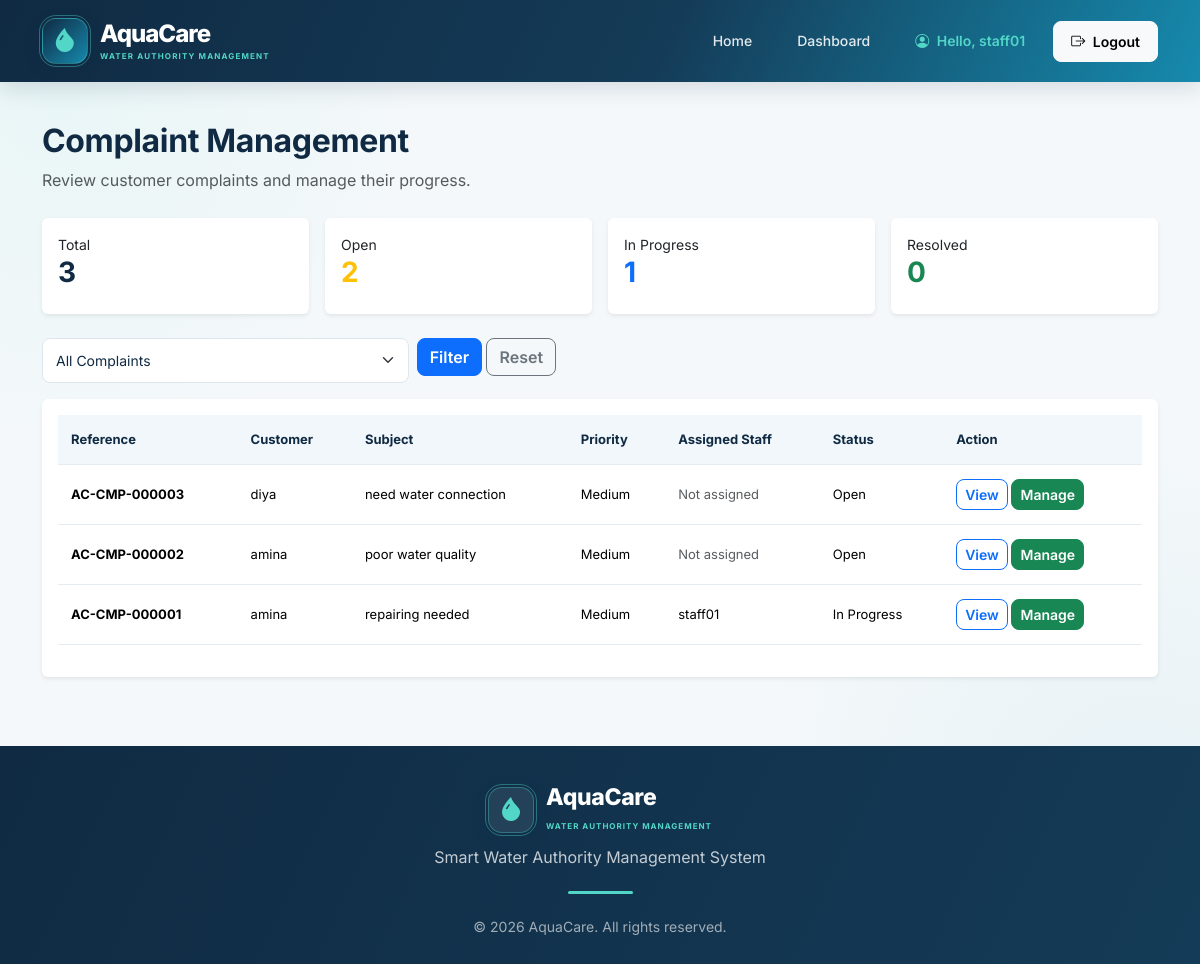
Screenshot of /staff/complaints/ (signed in) with the database file from the repository.
### accounts/models.py (models this page shows, shortened)
class CustomUser(AbstractUser):
    class Role(models.TextChoices):
        CUSTOMER = 'CUSTOMER', 'Customer'
        STAFF = 'STAFF', 'Water Authority Staff'
        MANAGER = 'MANAGER', 'Department Manager'
    role = models.CharField(
        max_length=20,
        choices=Role.choices,
        default=Role.CUSTOMER
    )
    phone_number = models.CharField(
        max_length=15,
        blank=True,
        null=True
    )
    address = models.TextField(
        blank=True,
        null=True
    )

### complaints/models.py (models this page shows, shortened)
class Complaint(models.Model):
    class Category(models.TextChoices):
        WATER_SUPPLY = 'WATER_SUPPLY', 'Water Supply Issue'
        LEAKAGE = 'LEAKAGE', 'Water Leakage'
        BILLING = 'BILLING', 'Billing Issue'
        METER = 'METER', 'Meter Problem'
        QUALITY = 'QUALITY', 'Water Quality Issue'
        OTHER = 'OTHER', 'Other'
    class Status(models.TextChoices):
        OPEN = 'OPEN', 'Open'
        IN_PROGRESS = 'IN_PROGRESS', 'In Progress'
        RESOLVED = 'RESOLVED', 'Resolved'
        CLOSED = 'CLOSED', 'Closed'
    class Priority(models.TextChoices):
        LOW = 'LOW', 'Low'
        MEDIUM = 'MEDIUM', 'Medium'
        HIGH = 'HIGH', 'High'
        URGENT = 'URGENT', 'Urgent'
    customer = models.ForeignKey(
        settings.AUTH_USER_MODEL,
        on_delete=models.CASCADE,
        related_name='complaints'
    )
    complaint_number = models.CharField(
        max_length=30,
        unique=True,
        blank=True,
        null=True
    )
    category = models.CharField(
        max_length=30,
        choices=Category.choices
    )
    subject = models.CharField(max_length=200)
    description = models.TextField()
    priority = models.CharField(
        max_length=20,
        choices=Priority.choices,
        default=Priority.MEDIUM
    )
    status = models.CharField(
        max_length=20,
        choices=Status.choices,
        default=Status.OPEN
    )
    assigned_to = models.ForeignKey(
        settings.AUTH_USER_MODEL,
        on_delete=models.SET_NULL,
        null=True,
        blank=True,
        related_name='assigned_complaints'
    )
    staff_remarks = models.TextField(blank=True)
    submitted_at = models.DateTimeField(auto_now_add=True)
    updated_at = models.DateTimeField(auto_now=True)
    resolved_at = models.DateTimeField(null=True, blank=True)
    class Meta:
        ordering = ['-submitted_at']

### complaints/views.py (the view)
@login_required
def staff_complaint_list(request):
    if not staff_or_manager_required(request.user):
        raise PermissionDenied(
            'Only staff or managers can access complaints management.'
        )
    complaints = Complaint.objects.select_related(
        'customer',
        'assigned_to'
    )
    status_filter = request.GET.get('status', '')
    if status_filter in Complaint.Status.values:
        complaints = complaints.filter(status=status_filter)
    context = {
        'complaints': complaints,
        'total_complaints': Complaint.objects.count(),
        'open_complaints': Complaint.objects.filter(
            status=Complaint.Status.OPEN
        ).count(),
        'in_progress_complaints': Complaint.objects.filter(
            status=Complaint.Status.IN_PROGRESS
        ).count(),
        'resolved_complaints': Complaint.objects.filter(
            status=Complaint.Status.RESOLVED
        ).count(),
        'status_filter': status_filter,
    }
    return render(
        request,
        'complaints/staff_complaint_list.html',
        context
    )

### complaints/views.py (called while the page is built)
def staff_or_manager_required(user):
    return (
        user.is_authenticated
        and user.role in [
            CustomUser.Role.STAFF,
            CustomUser.Role.MANAGER
        ]
    )

### templates/complaints/staff_complaint_list.html (shortened to what this page needs)
{% extends 'base.html' %}
{% block content %}
<div class="container py-4">
    <div class="mb-4">
        <h2>Complaint Management</h2>
        <p class="text-muted">
            Review customer complaints and manage their progress.
        </p>
    </div>
    <div class="row g-3 mb-4">
        <div class="col-md-3">
            <div class="card border-0 shadow-sm p-3">
                <small>Total</small>
                <h3>{{ total_complaints }}</h3>
            </div>
        </div>
        <div class="col-md-3">
            <div class="card border-0 shadow-sm p-3">
                <small>Open</small>
                <h3 class="text-warning">{{ open_complaints }}</h3>
            </div>
        </div>
        <div class="col-md-3">
            <div class="card border-0 shadow-sm p-3">
                <small>In Progress</small>
                <h3 class="text-primary">{{ in_progress_complaints }}</h3>
            </div>
        </div>
        <div class="col-md-3">
            <div class="card border-0 shadow-sm p-3">
                <small>Resolved</small>
                <h3 class="text-success">{{ resolved_complaints }}</h3>
            </div>
        </div>
    </div>
    <form method="GET" class="mb-3">
        <div class="row g-2">
            <div class="col-md-4">
                <select name="status" class="form-select">
                    <option value="">All Complaints</option>
                </select>
            </div>
            <div class="col-auto">
                <button type="submit" class="btn btn-primary">
                    Filter
                </button>
                <a href="{% url 'staff_complaint_list' %}"
                   class="btn btn-outline-secondary">
                    Reset
                </a>
            </div>
        </div>
    </form>
    <div class="card border-0 shadow-sm">
        <div class="card-body">
            {% if complaints %}
                <div class="table-responsive">
                    <table class="table table-hover align-middle">
                        <thead class="table-light">
                            <tr>
                                <th>Reference</th>
                                <th>Customer</th>
                                <th>Subject</th>
                                <th>Priority</th>
                                <th>Assigned Staff</th>
                                <th>Status</th>
                                <th>Action</th>
                            </tr>
                        </thead>
                        <tbody>
                            {% for complaint in complaints %}
                                <tr>
                                    <td>
                                        <strong>
                                            {{ complaint.complaint_number }}
                                        </strong>
                                    </td>
                                    <td>
                                        {{ complaint.customer.username }}
                                    </td>
                                    <td>
                                        {{ complaint.subject }}
                                    </td>
                                    <td>
                                        {{ complaint.get_priority_display }}
                                    </td>
                                    <td>
                                        {% if complaint.assigned_to %}
                                            {{ complaint.assigned_to.username }}
                                        {% else %}
                                            <span class="text-muted">
                                                Not assigned
                                            </span>
                                        {% endif %}
                                    </td>
                                    <td>
                                        {{ complaint.get_status_display }}
                                    </td>
                                    <td>
                                        <a href="{% url 'complaint_detail' complaint.id %}"
                                           class="btn btn-outline-primary btn-sm">
                                            View
                                        </a>
                                        <a href="{% url 'update_complaint' complaint.id %}"
                                           class="btn btn-success btn-sm">
                                            Manage
                                        </a>
                                    </td>
                                </tr>
                            {% endfor %}
                        </tbody>
                    </table>
                </div>
            {% endif %}
        </div>
    </div>
</div>
{% endblock %}

### templates/base.html (shortened to what this page needs)
{% load static %}
<!DOCTYPE html>
<html lang="en">
<head>
    <link href="https://cdn.jsdelivr.net/npm/bootstrap@5.3.3/dist/css/bootstrap.min.css"
          rel="stylesheet">
    <link rel="stylesheet"
          href="https://cdn.jsdelivr.net/npm/bootstrap-icons@1.11.3/font/bootstrap-icons.min.css">
    <link rel="stylesheet" href="{% static 'css/style.css' %}">
</head>
<body>
    <nav class="navbar navbar-expand-lg navbar-dark aquacare-navbar">
        <div class="container">
            <a class="navbar-brand aqua-brand" href="{% url 'home' %}">
                <span class="aqua-logo-icon">
                    <i class="bi bi-droplet-fill"></i>
                </span>
                <span class="aqua-brand-text">
                    <strong>AquaCare</strong>
                    <small>WATER AUTHORITY MANAGEMENT</small>
                </span>
            </a>
            <div class="collapse navbar-collapse" id="mainNavbar">
                <ul class="navbar-nav ms-auto align-items-lg-center">
                    <li class="nav-item">
                        <a class="nav-link" href="{% url 'home' %}">
                            Home
                        </a>
                    </li>
                    {% if user.is_authenticated %}
                        {% if user.role == 'CUSTOMER' %}
                            <li class="nav-item">
                                <a class="nav-link"
                                   href="{% url 'customer_dashboard' %}">
                                    Dashboard
                                </a>
                            </li>
                        {% elif user.role == 'STAFF' %}
                            <li class="nav-item">
                                <a class="nav-link"
                                   href="{% url 'staff_dashboard' %}">
                                    Dashboard
                                </a>
                            </li>
                        {% endif %}
                        <li class="nav-item">
                            <span class="nav-link user-welcome">
                                <i class="bi bi-person-circle me-1"></i>
                                Hello, {{ user.first_name|default:user.username }}
                            </span>
                        </li>
                        <li class="nav-item ms-lg-2">
                            <form method="POST" action="{% url 'logout' %}">
                                <button type="submit"
                                        class="btn btn-light btn-sm logout-btn">
                                    <i class="bi bi-box-arrow-right me-1"></i>
                                    Logout
                                </button>
                            </form>
                        </li>
                    {% endif %}
                </ul>
            </div>
        </div>
    </nav>
    <main class="main-content">
        {% block content %}
        {% endblock %}
    </main>
    <footer class="aquacare-footer">
        <div class="container">
            <div class="footer-brand">
                <span class="aqua-logo-icon footer-logo-icon">
                    <i class="bi bi-droplet-fill"></i>
                </span>
                <div class="footer-brand-text">
                    <h5>AquaCare</h5>
                    <small>WATER AUTHORITY MANAGEMENT</small>
                </div>
            </div>
            <p class="footer-description">
                Smart Water Authority Management System
            </p>
            <div class="footer-divider"></div>
            <small class="footer-copyright">
                © 2026 AquaCare. All rights reserved.
            </small>
        </div>
    </footer>
</body>
</html>

### rows the page displays
CustomUser: first_name "staff01"
Complaint: complaint_number "AC-CMP-000003", customer.username "diya", subject "need water connection", priority "Medium", shows "Not assigned", status "Open"
Complaint: complaint_number "AC-CMP-000002", customer.username "amina", subject "poor water quality", priority "Medium", shows "Not assigned", status "Open"
Complaint: complaint_number "AC-CMP-000001", customer.username "amina", subject "repairing needed", priority "Medium", assigned_to.username "staff01", status "In Progress"

### other values shown
{{ total_complaints }} "3"
{{ open_complaints }} "2"
{{ in_progress_complaints }} "1"
{{ resolved_complaints }} "0"
